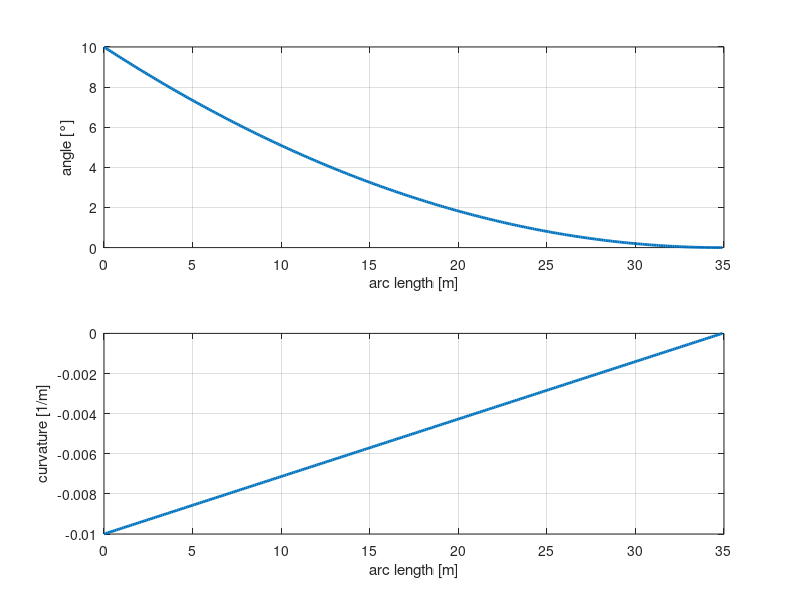
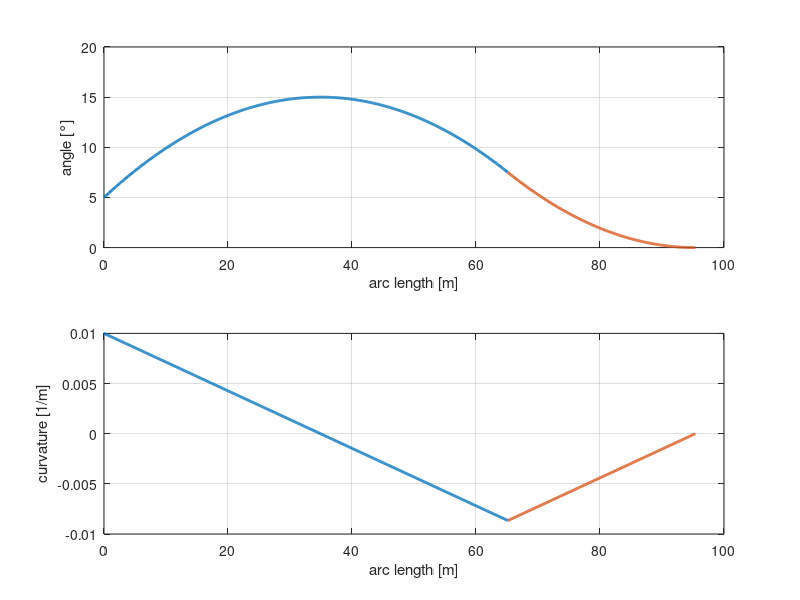

Recreate these plots in MATLAB, in order.
k0 = -0.01; 
% k0 = -0.1; 
theta0 = 10/180*pi; 

l = -2*theta0/k0; 
sigma = k0^2/2/theta0; 

arc_length = unique([0:.1:l l]);
k = k0 + sigma*arc_length; 
theta = theta0 + k0*arc_length + sigma/2*arc_length.^2; 

figure
subplot(2,1,1)
plot(arc_length,theta/pi*180,'LineWidth',2)
grid; 
xlabel('arc length [m]')
ylabel('angle [°]')
subplot(2,1,2)
plot(arc_length,k,'LineWidth',2)
grid; 
xlabel('arc length [m]')
ylabel('curvature [1/m]')

k0 = 0.01; 
theta0 = 5/180*pi; 
theta = 0.001; 
L = 500; 

l1 = sqrt((k0^2 + 2*sigma*theta0 + 2*sigma*k0*L)/2/sigma^2);
l1 = k0/sigma + sqrt(k0^2/2/sigma^2 + theta0/sigma);  
l2 = l1 - k0/sigma; 
L = l1 + l2; 

arc_length1 = unique([0:0.1:l1 l1]);
arc_length2 = unique([0:0.1:l2 l2]);

k1 = k0 -sigma*arc_length1; 
k2 = k1(end) + sigma*arc_length2; 

theta1 = theta0 + k0*arc_length1 - sigma/2*arc_length1.^2; 
theta2 = theta1(end) + k1(end)*arc_length2 + sigma/2*arc_length2.^2; 

figure
subplot(2,1,1)
plot(arc_length1,theta1/pi*180,'LineWidth',2)
hold on; 
plot(arc_length1(end)+arc_length2,theta2/pi*180,'LineWidth',2)
grid; 
xlabel('arc length [m]')
ylabel('angle [°]')
subplot(2,1,2)
plot(arc_length1,k1,'LineWidth',2)
hold on; 
plot(arc_length1(end)+arc_length2,k2,'LineWidth',2)
grid; 
xlabel('arc length [m]')
ylabel('curvature [1/m]')
